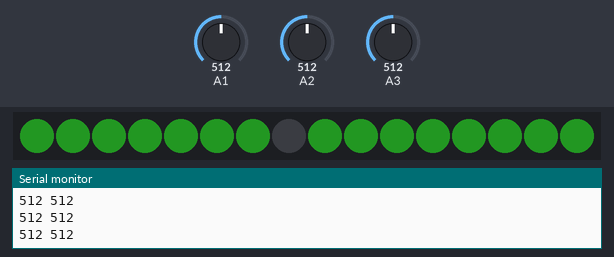
Simulated run of this sketch. Board: Arduino Uno, built with avr-gcc and run on an emulated ATmega328P. Shown: 16 RGB LEDs in strip order, left to right, the last lines printed to the serial monitor. The test bench sets the inputs (shaded band); at power-on: A2 = 512, A1 = 512, A3 = 512. Dim RGB values are drawn brighter than linear; random numbers use the default seed unless the sketch sets one.

Above: at 1.2 s.
1.3 s: A2 set to 1023
At 1.54 s:
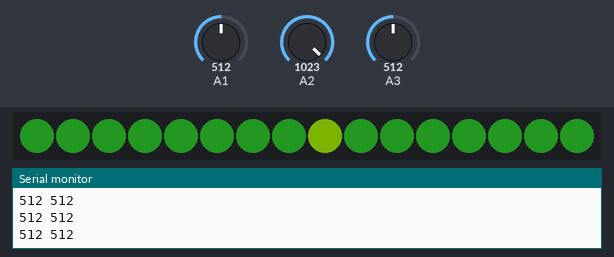
At 1.92 s:
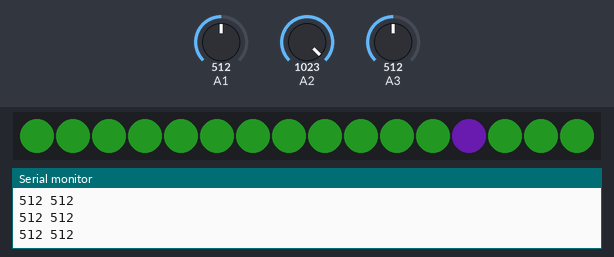
3.3 s: A1 set to 108
6.3 s: A1 set to 89
9.3 s: A2 set to 511
At 10.02 s:
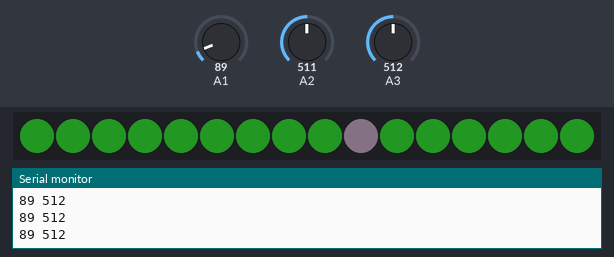
12.3 s: A3 set to 0
15.3 s: A2 set to 90
At 15.3 s:
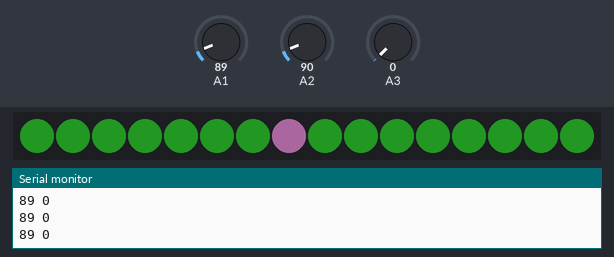

The sketch:

neotests0.02.ino.ino
```cpp
#include <Adafruit_NeoPixel.h>

#define PIN 6 //pin number that you have connected your data pin to
#define PIXNUMBER 16 //number of neopixels you have connected

int velo;
int oldvelo;
int poten;
int sens;
float bright ;
int led;
int col1 ;
int col1b ;
int col2 ;
int col2b ;
int col3 ;
int col3b ;
float disp;


Adafruit_NeoPixel strip = Adafruit_NeoPixel(PIXNUMBER, PIN, NEO_GRB + NEO_KHZ800); //1. nuber defines number of pixels you have connected, 2. is number of the pin your data is connected to, 3 and 4 are other arguments but use these as they are default for most neopixels but refet to datasheet for other options

uint32_t vert = strip.Color(0, 50, 50);//in (0, 0, 0) type in intesities for each color

int rien(int val){
  for(val = 0; val<255 ; val++) {
    delay(20);
  }
  static int i = -i ;
  return val;
}

float fade(int add) {
static int val = 0;
static int dir = 1;
val = val + dir*add;
if (val >100) {
  val = 100;
  dir *= -1;
  }
if (val <0) {
  val = 0;
  dir *= -1;
  }
  return val ;
}

void setup() {

  strip.begin();
  strip.show();//sets all pixels to off state
  pinMode(A1, INPUT);
  pinMode(A2, INPUT);
  pinMode(A3, INPUT);
  Serial.begin(9600);
}


void loop() {

    int i = 0;                                        //dessine le fond
    for(i; i<strip.numPixels(); i++) {
    strip.setPixelColor(i, 20, 80, 20);
     }


oldvelo = velo;
velo = analogRead(A1);
poten = analogRead(A2);
sens = analogRead(A3);

//velo = constrain(velo, 0, 255);
poten = map(poten, 95, 1020, 0, 100);


bright = fade(poten);
bright = constrain(bright, 0, 255);


if (bright < 1) {

  led = random(16);
  col1 = random(255);
  col2 = random(255);
  col3 = random(255);


}
Serial.print(velo);
Serial.print(" ");
Serial.println(sens);


disp = float(col1)*bright/100;
col1b = int(disp);

disp = float(col2)*bright/100;
col2b = int(disp);

disp = float(col3)*bright/100;
col3b = int(disp);

strip.setPixelColor(led, col1b, col2b, col3b);


strip.setBrightness(70);

strip.show();//show the pixels / colors of them after every cycle of loop -- like a refresh state
    delay(30);
}

/*
  for(static int i=0; i<strip.numPixels(); i++) {
    strip.setPixelColor(i, 20, 80, 20);
    Serial.println(i);
    if (i==strip.numPixels()) {i=0;}

  for(i=0; i<strip.numPixels(); i++) {
    strip.setPixelColor(i, color);
    strip.show();
    delay(100);
  }

if (i>= 16 ) {
    i=0;
    for(o=0; o<strip.numPixels(); o++) {
    strip.setPixelColor(o, color);
    strip.show();
    delay(100);
  }


/*
  strip.setPixelColor(poten, 0, 0, 0);
   strip.setPixelColor(1, 100, 100, 255); //set pixel collor: 1. is the pixel number, 2., 3., 4. are values from 0-255 for brightness of each color of the pixel

 strip.setPixelColor(6, color); //you can use a variable such as color that is defined in another section of the code.//

 uint32_t color = strip.getPixelColor(pixel);//get a color of a pixel for previous cycle

 uint16_t n = strip.numPixels(); //get a number of pixels previously-declared strip
strip.setBrightness(poten);//Set brightness of the whole strip from 0 - 255
*/
```
